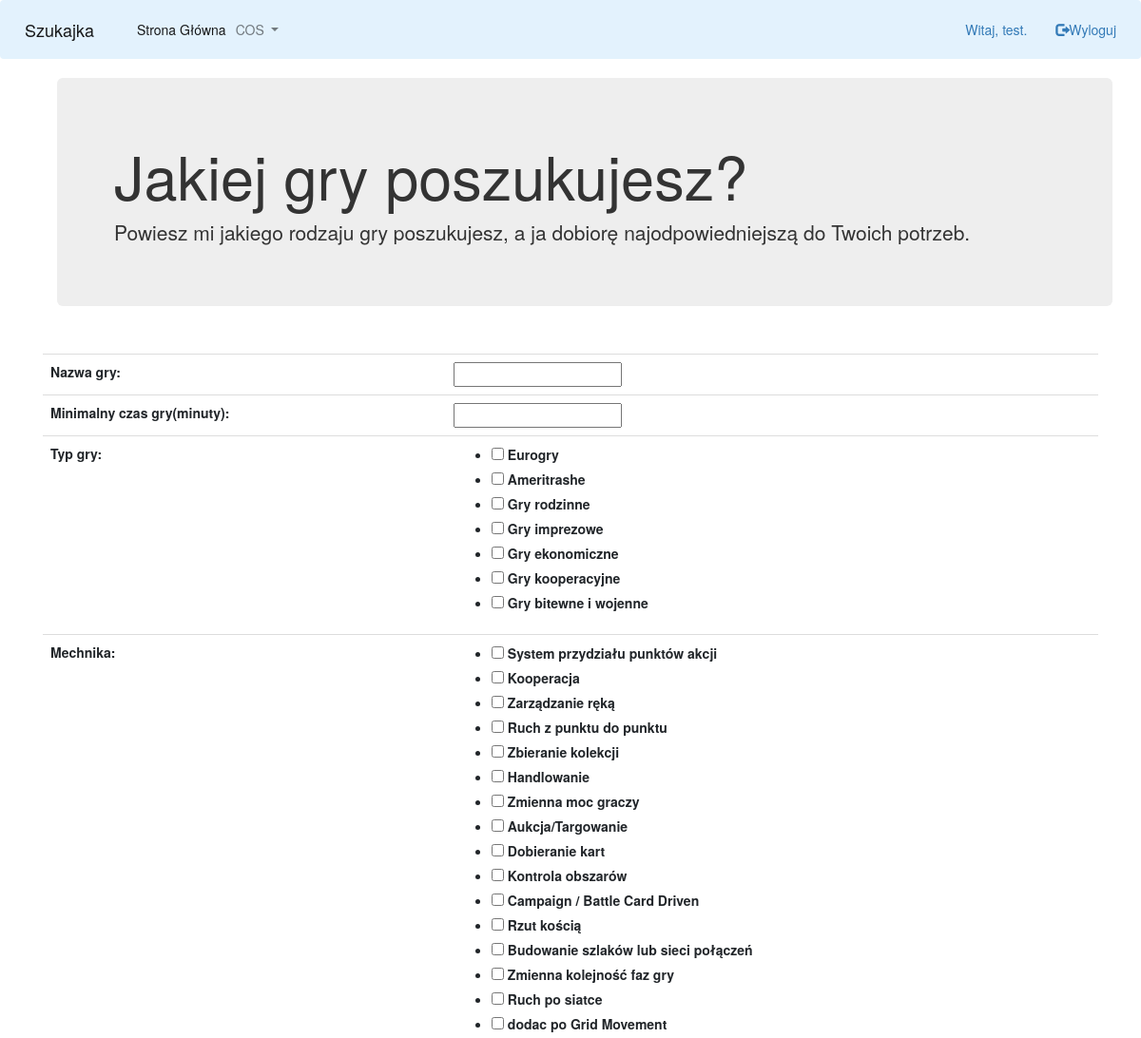
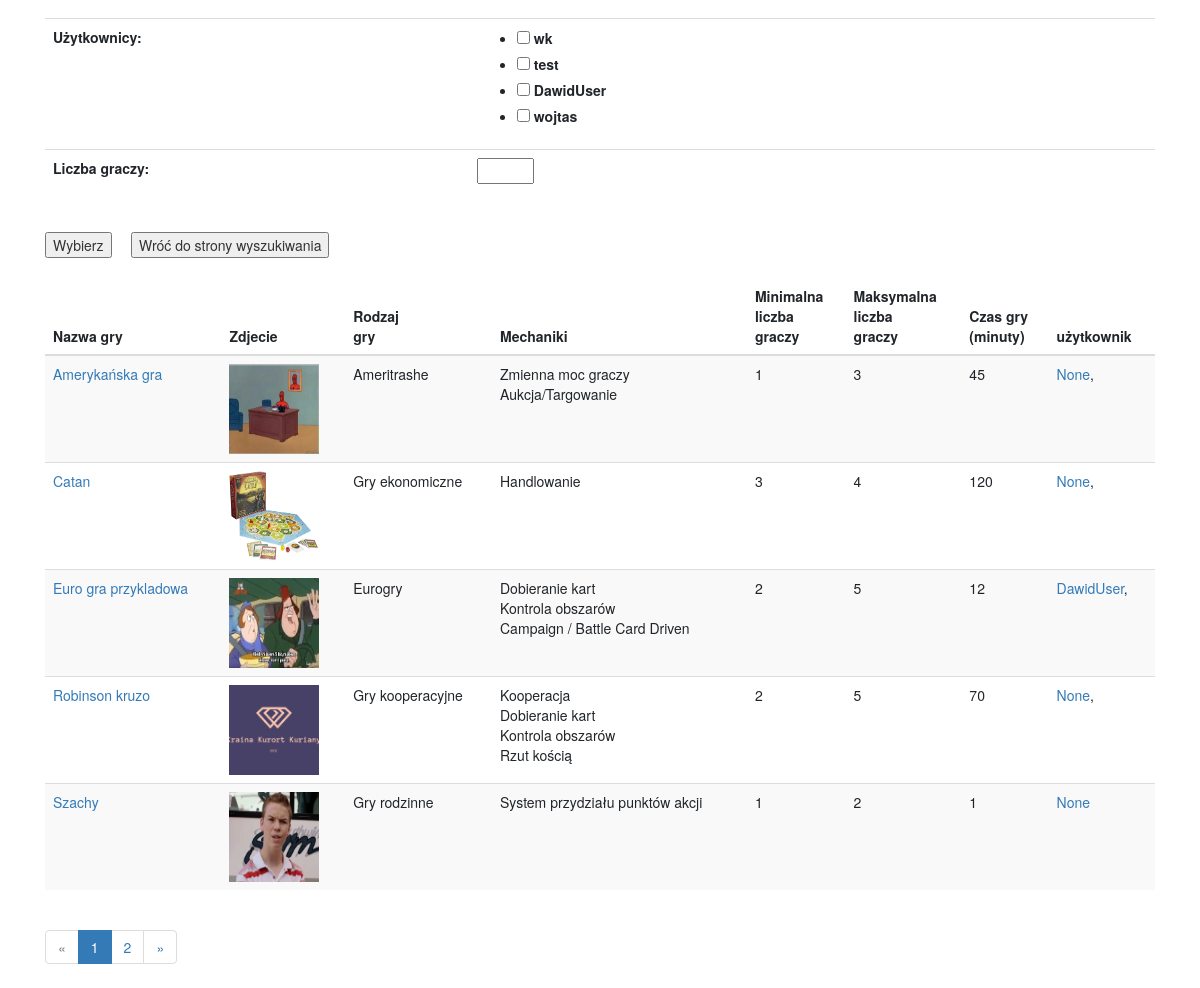
Page /a/ (signed in) on the committed database (2 pictures, top to bottom).
### main/models.py (models this page shows, shortened)
class GameType(models.Model):
    name = models.CharField(verbose_name="Nazwa kategotii", max_length=128, blank=True, null=True)
    description = models.TextField(verbose_name="Opis kategorii", max_length=1126, blank=True, null=True)
    def __str__(self):
        return self.name
    class Meta:
        verbose_name = "Typ gry"  # pozwala podać nazwe pola w liczbie pojedynczej
        verbose_name_plural = "_Typy Gry"  # pozwala zmienić nazwe pola na liście modeli w Adminie

class MechanicType(models.Model):
    name = models.CharField(verbose_name="Nazwa mechaniki", max_length=128, blank=True, null=True)
    description = models.TextField(verbose_name="Opis mechaniki", max_length=1126, blank=True, null=True)
    def __str__(self):
        return self.name
    class Meta:
        verbose_name = "Mechanika"
        verbose_name_plural = "_Mechaniki gier"

class Game(models.Model):
    name = models.CharField(verbose_name="Nazwa gry", max_length=128, blank=True)
    description = models.TextField(verbose_name="Opis gry", blank=True)
    image = models.ImageField(verbose_name="Zdjęcie gry", null=True, blank=True, upload_to="game_images")
    min_player = models.PositiveSmallIntegerField(verbose_name="Minimalna liczba graczy", blank=True, null=True)
    max_player = models.PositiveSmallIntegerField(verbose_name="Maksymalna liczb graczy", blank=True, null=True)
    min_play_time = models.PositiveIntegerField(verbose_name="Minimalny czas gry(minuty)", blank=True, null=True)
    game_type = models.ManyToManyField(GameType, verbose_name="Rodzaj gry", blank=True)  # TODO: mozna zaimplementowac checkboxy do zaznaczania w adminie
    mechanic_type = models.ManyToManyField(MechanicType, verbose_name="Rodzaj gry", blank=True)
    user = models.ForeignKey(Users, on_delete=models.CASCADE, blank=True, null=True)
    def get_absolute_url(self):
        return reverse("game-detail", args=[self.pk])

### main/views.py (the view)
# urls.py: path("", GameListView.as_view(), name='Game_view'),
class GameListView(ListView):
    model = Game
    template_name = "main/filtrujemy.html"
    context_object_name = 'game_list'
    ordering = "name"  # ordering = nazwa-pola // nazwa - to nazwa mojego pola, a pole to moje pole z modelu
    extra_context = {"form": GameTypeForm}
    paginate_by = 5
    def get_queryset(self):  # TODO: Sorotwanie kolumn od najwiekszej do najmniejszej wartosci, do tego najlepiej JS
        game_type = dict(self.request.GET).get("game_type")
        name = self.request.GET.get("name")
        player_num = self.request.GET.get("player_num")
        min_play_time = self.request.GET.get("min_play_time")
        mechanic_type = dict(self.request.GET).get("mechanic_type")
        user = self.request.GET.get("user")
        self.queryset = self.model.objects.all()
        if game_type:
            self.queryset = self.queryset.filter(game_type__in=game_type)
        if name:
            self.queryset = self.queryset.filter(name__icontains=name)
        if player_num:
            self.queryset = self.queryset.filter(min_player__lte=player_num, max_player__gte=player_num)
        if min_play_time:
            self.queryset = self.queryset.filter(min_play_time__gte=min_play_time)
        if mechanic_type:
            self.queryset = self.queryset.filter(mechanic_type__in=mechanic_type)
        if user:
            self.queryset = self.queryset.filter(user=user)
        return super().get_queryset().distinct()  # TODO naprawić wyszukiwanie tak, aby byla mozliwosc wyszukania gier po polach game_type

### main/models.py (called while the page is built)
    def get_absolute_url(self):
        return reverse("person-detail", args=[self.pk])

### templates/main/filtrujemy.html (shortened to what this page needs)
{% extends 'base.html' %}
{% block body %}
<div class="container">
  <div class="jumbotron" >
    <h1 >Jakiej gry poszukujesz? </h1>
    <p>Powiesz mi jakiego rodzaju gry poszukujesz, a ja dobiorę najodpowiedniejszą do Twoich potrzeb.</p>
  </div>
</div>
<form method="get", action="" id="searchform"></br>
<div class="table-responsive">
  <table class="table">
{{ form.as_table }}
  </table>
</div>
    </br><input type="submit" value="Wybierz">&nbsp;&nbsp;&nbsp;&nbsp
    <input type="button" value="Wróć do strony wyszukiwania" onclick="window.location.href = 'http://127.0.0.1:8000/a/'">
</form></br>
<table class="table table-striped">
  <thead>
    <tr>
        <th scope="col">Nazwa gry</th>
        <th scope="col">Zdjecie</th>
        <th scope="col">Rodzaj</br> gry</th>
        <th scope="col">Mechaniki</th>
        <th scope="col">Minimalna </br>liczba</br> graczy</th>
        <th scope="col">Maksymalna </br>liczba </br>graczy</th>
        <th scope="col">Czas gry</br>(minuty)</th>
        <th scope="col">użytkownik</th>
    </tr>
  </thead>
  <tbody>
{% for game in game_list %}
    <tr>
        <td><a href="{{ game.get_absolute_url }} ">{{ game.name }}</a></td>
        <td>{% if game.image %}<img src="{{ game.image.url }}" alt="...">{% endif %}</td>
        <div>{% for game_type in game.game_type.all %}<td class="parentCell" title="{{ game_type.description }}"> {{ game_type.name }}{% endfor %}</td></div>
        <td>{% for mechanic_type in game.mechanic_type.all %}<div title="{{ mechanic_type.description }}">{{ mechanic_type.name }}{% if not forloop.last %}</br>{% endif %}{% endfor %}</div> </td>
        <td>{{ game.min_player }}</td>
        <td>{{ game.max_player }}</td>
        <td>{{ game.min_play_time }}</td>
        <td><a href="{{ game.user.get_absolute_url }}">{{ game.user }}</a>{% if not forloop.last %}, {% endif %}</td>
    </tr>
{% endfor %}
  </tbody>
</table>
{% endblock %}
{% block content %}
<div class="container">
{% if is_paginated %}
  <ul class="pagination justify-content-center">
    {% if page_obj.has_previous %}
      <li><a href="?page={{ page_obj.previous_page_number }}">&laquo;</a></li>
    {% else %}
      <li class="disabled"><span>&laquo;</span></li>
    {% endif %}
    {% for i in paginator.page_range %}
      {% if page_obj.number == i %}
        <li class="active"><span>{{ i }} <span class="sr-only">(current)</span></span></li>
      {% else %}
        <li><a href="?page={{ i }}">{{ i }}</a></li>
      {% endif %}
    {% endfor %}
    {% if page_obj.has_next %}
      <li><a href="?page={{ page_obj.next_page_number }}">&raquo;</a></li>
    {% else %}
      <li class="disabled"><span>&raquo;</span></li>
    {% endif %}
  </ul>
{% endif %}
</div>
{% endblock %}

### templates/base.html (shortened to what this page needs)
{% load static %}
<!doctype html>
<html lang="en">
<head>
        <link rel="stylesheet" href="https://stackpath.bootstrapcdn.com/bootstrap/4.4.1/css/bootstrap.min.css">
        <link rel="stylesheet" href="{% static 'style.css' %}">
        <link rel="stylesheet" href="https://maxcdn.bootstrapcdn.com/bootstrap/3.4.1/css/bootstrap.min.css">
</head>
<nav class="navbar navbar-expand-lg navbar-light" style="background-color:#e3f2fd;">
  <a class="navbar-brand" href="http://127.0.0.1:8000/a/">Szukajka</a>
  <div class="collapse navbar-collapse" id="navbarNavDropdown">
    <ul class="navbar-nav">
      <li class="nav-item active">
        <a class="nav-link" href="http://127.0.0.1:8000/a/">Strona Główna <span class="sr-only">(current)</span></a>
      </li>
      <li class="nav-item dropdown">
        <a class="nav-link dropdown-toggle" href="#" id="navbarDropdownMenuLink" data-toggle="dropdown" aria-haspopup="true" aria-expanded="false">
          COS
        </a>
      </li>
    </ul>
    <ul class="nav navbar-nav navbar-right">
    {% if user.is_authenticated%}
    <li><a href="#">Witaj, {{ user.get_username }}.</a></li>
    <li><a href="{% url "logout" %}?next=/a"><span class="glyphicon glyphicon-log-out"></span>Wyloguj</a></li>
    {% else %}
    <li><a href="http://127.0.0.1:8000/a/user/register"><span class="glyphicon glyphicon-user"></span>Rejestracja</a></li>
    <li><a href="http://127.0.0.1:8000/a/user/login"><span class="glyphicon glyphicon-log-in"></span> Logowanie</a></li>
    {% endif %}
    </ul>
  </div>
</nav>
<body>
<div class="container">
{% block body %} {% endblock %}
</div>
</body>
{% block content %} {% endblock %}
</html>

### static/style.css (style rules this page uses)
body { background: url("2732571.jpg"); }
h1 { color: red; }
img { width:90px; height:90px; }

### rows in the picture
GameType: name "Eurogry"
Game: name "Amerykańska gra", image (picture), min_player "1", max_player "3", min_play_time "45", user "None"
GameType: name "Ameritrashe"
MechanicType: name "Zmienna moc graczy"
MechanicType: name "Aukcja/Targowanie"
Game: name "Catan", image (picture), min_player "3", max_player "4", min_play_time "120", user "None"
GameType: name "Gry ekonomiczne"
MechanicType: name "Handlowanie"
Game: name "Euro gra przykladowa", image (picture), min_player "2", max_player "5", min_play_time "12", user "DawidUser"
MechanicType: name "Dobieranie kart"
MechanicType: name "Kontrola obszarów"
MechanicType: name "Campaign / Battle Card Driven"
Game: name "Robinson kruzo", image (picture), min_player "2", max_player "5", min_play_time "70", user "None"
GameType: name "Gry kooperacyjne"
MechanicType: name "Kooperacja"
MechanicType: name "Rzut kością"
Game: name "Szachy", image (picture), min_player "1", max_player "2", min_play_time "1", user "None"
GameType: name "Gry rodzinne"
MechanicType: name "System przydziału punktów akcji"

### other values in the picture
{{ user.get_username }} "test"
{{ i }} "1"
{{ i }} "2"
